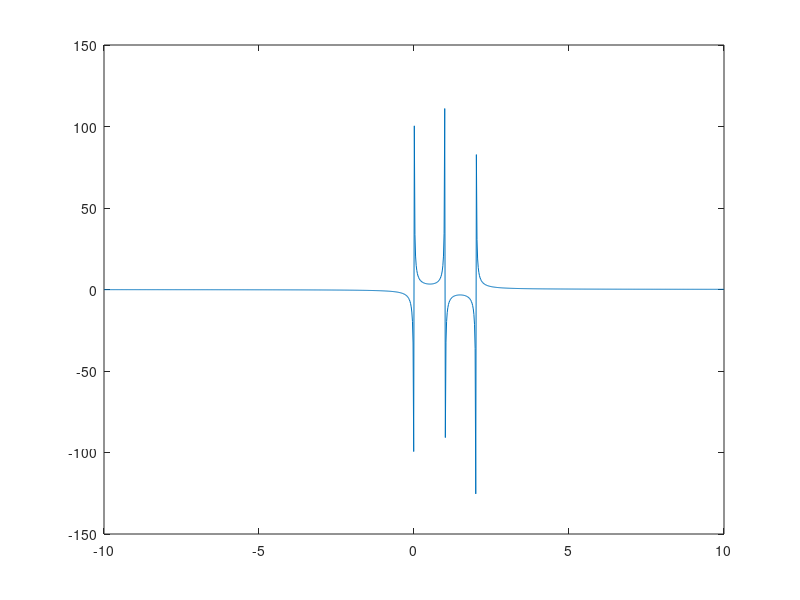
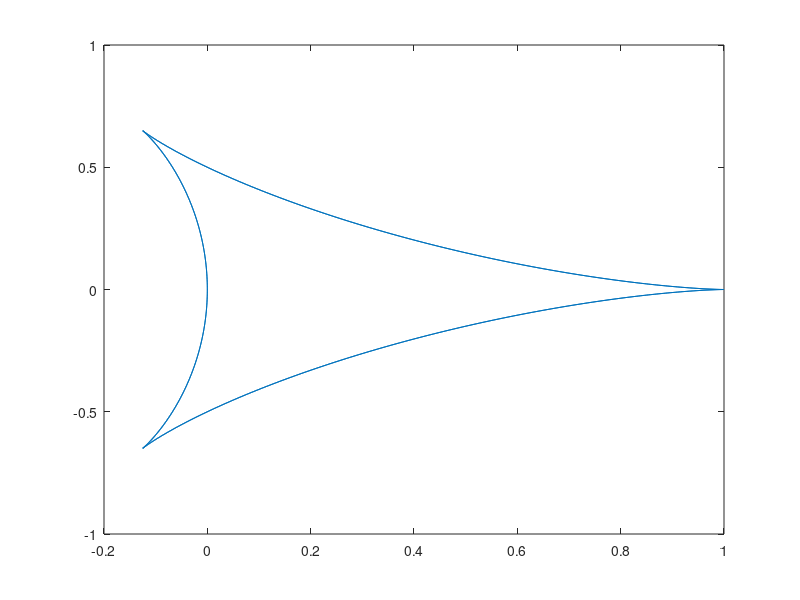

Recreate these plots in MATLAB, in order.
figure('Name', 'plot13.1', 'NumberTitle', 'off');

x = linspace(-10, 10, 1000);
y = 1./x-1./(x-1)+1./(x-2);

plot(x, y)

figure('Name', 'plot13.2', 'NumberTitle', 'off');

phi = linspace(-pi, pi, 1000);
n = 2;
m = 2;

x = cos(n*phi).*((cos(phi)).^m);
y = sin(n*phi).*((sin(phi)).^m);

plot(x,y);